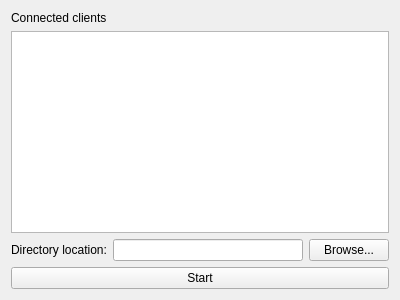
<?xml version="1.0" encoding="UTF-8"?>
<ui version="4.0">
 <class>ServerWidget</class>
 <widget class="QWidget" name="ServerWidget">
  <property name="geometry">
   <rect>
    <x>0</x>
    <y>0</y>
    <width>400</width>
    <height>300</height>
   </rect>
  </property>
  <property name="windowTitle">
   <string>Form</string>
  </property>
  <layout class="QVBoxLayout" name="verticalLayout">
   <item>
    <widget class="QLabel" name="clientLabel">
     <property name="text">
      <string>Connected clients</string>
     </property>
    </widget>
   </item>
   <item>
    <widget class="QListWidget" name="listWidget"/>
   </item>
   <item>
    <layout class="QHBoxLayout" name="horizontalLayout">
     <item>
      <widget class="QLabel" name="pathLabel">
       <property name="text">
        <string>Directory location:</string>
       </property>
      </widget>
     </item>
     <item>
      <widget class="QLineEdit" name="pathLine"/>
     </item>
     <item>
      <widget class="QPushButton" name="browseBtn">
       <property name="text">
        <string>Browse...</string>
       </property>
      </widget>
     </item>
    </layout>
   </item>
   <item>
    <widget class="QPushButton" name="startBtn">
     <property name="text">
      <string>Start</string>
     </property>
    </widget>
   </item>
  </layout>
 </widget>
 <resources/>
 <connections/>
</ui>
